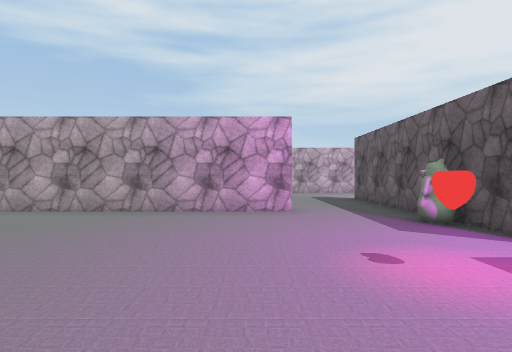
view 1 (above)

22 first-person views from a walk through a 3-D level made in the Unity game engine. The camera is 1.5 m above the floor, looks level and sees 75° across. The floor is counted in squares, 2 m on a side. Each view is taken from the middle of a square. On the plan, view 1 faces up. The plan holds only what a view shows up to about 11 squares ahead; the rest is blank. The player character is not drawn. Some surface patterns are stand-ins.

view 2
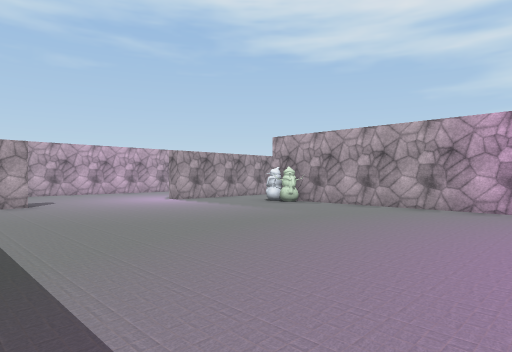

view 3
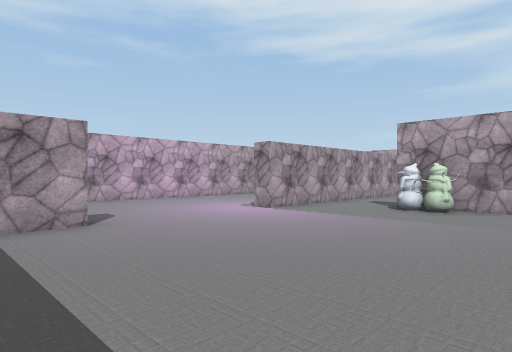

view 4
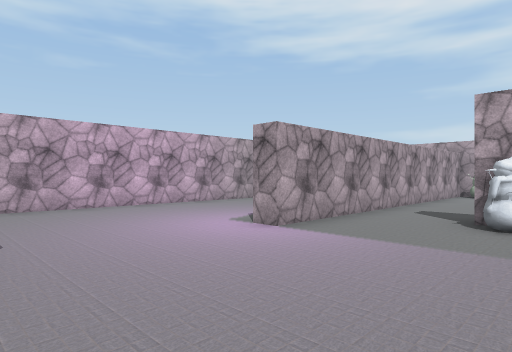

view 5
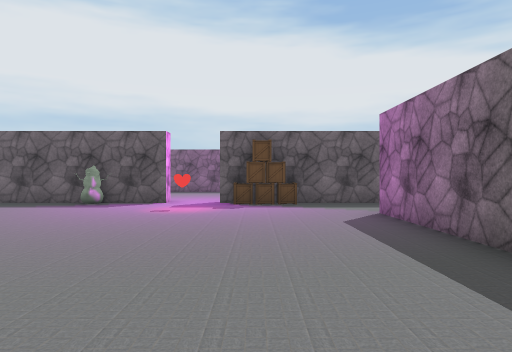

view 6
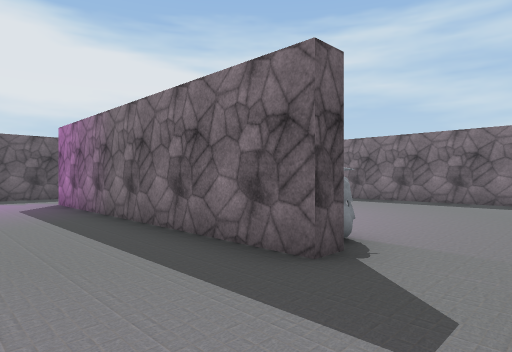

view 7
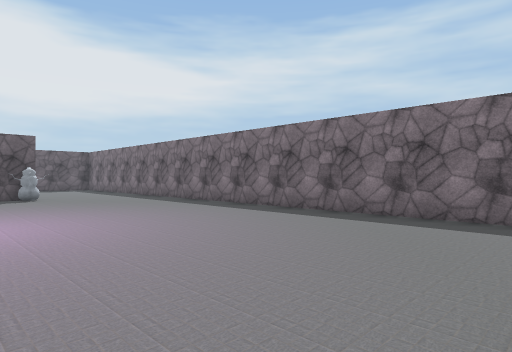

view 8
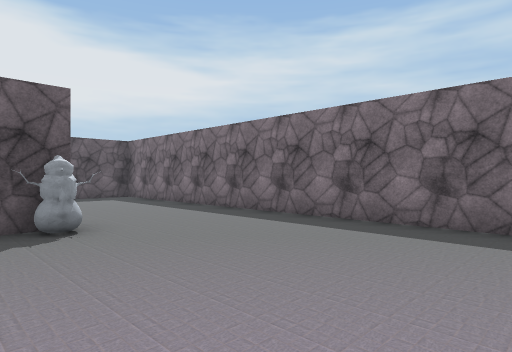

view 9
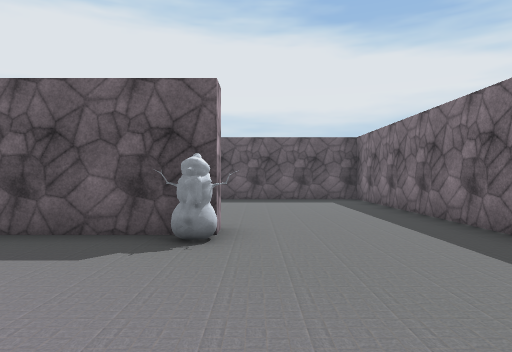

view 10
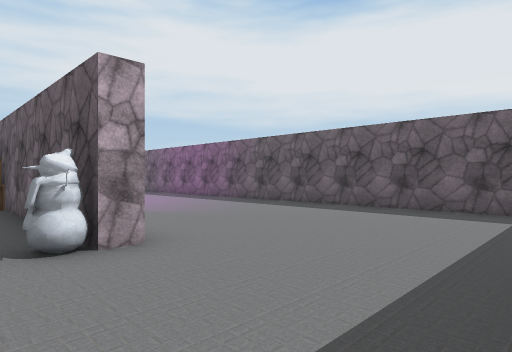

view 11
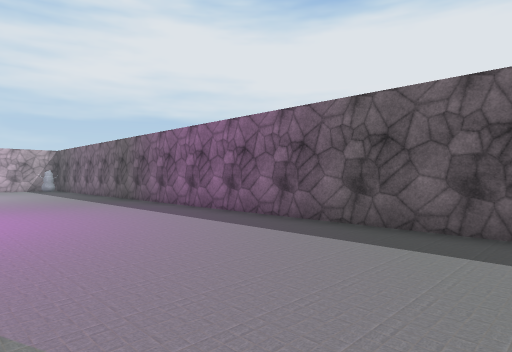

view 12
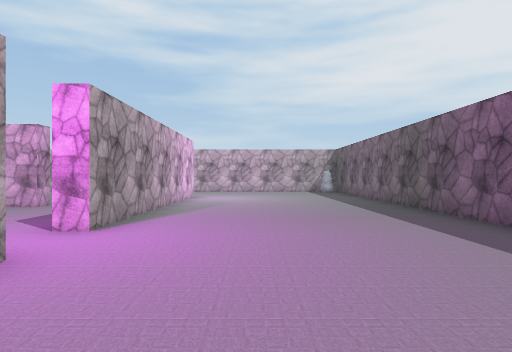

view 13
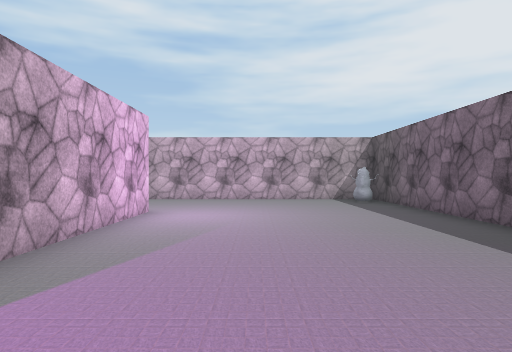

view 14
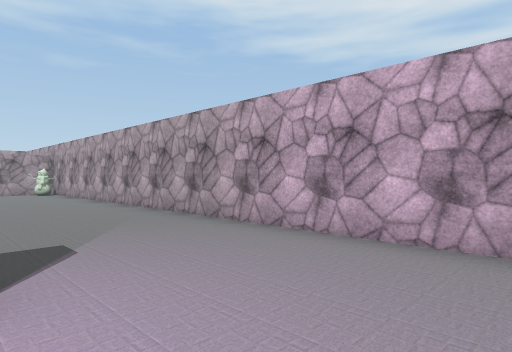

view 15
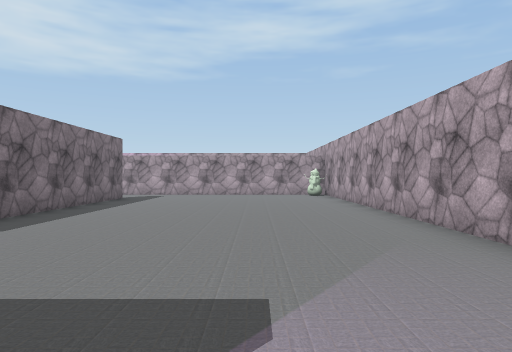

view 16
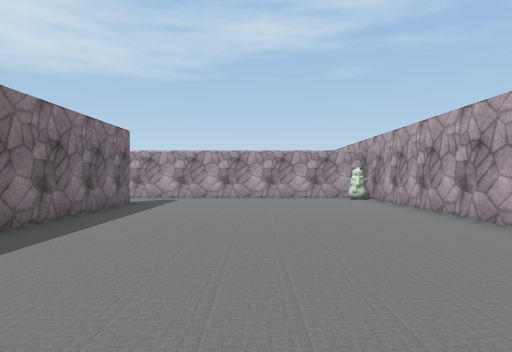

view 17
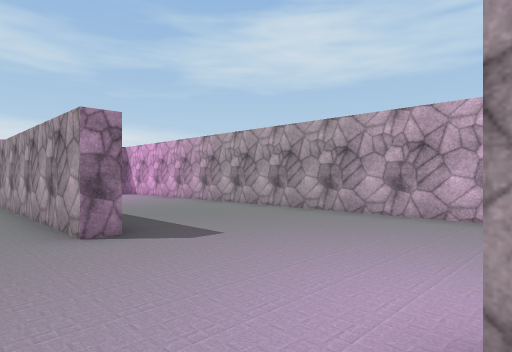

view 18
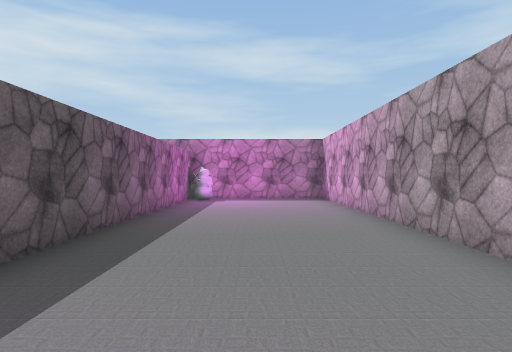

view 19
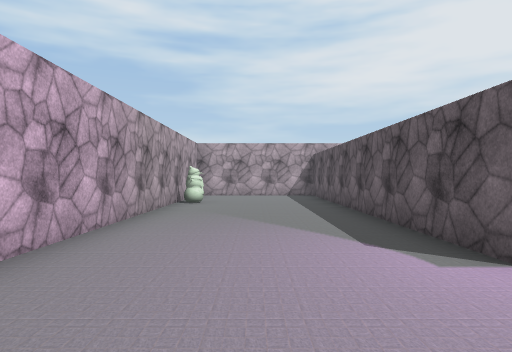

view 20
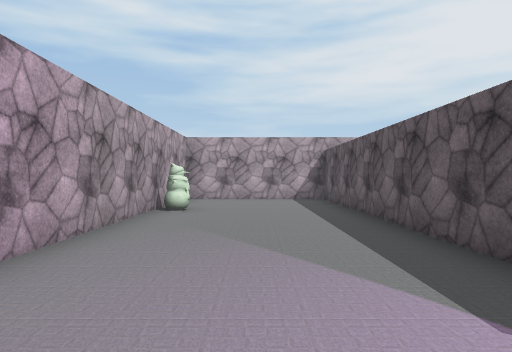

view 21
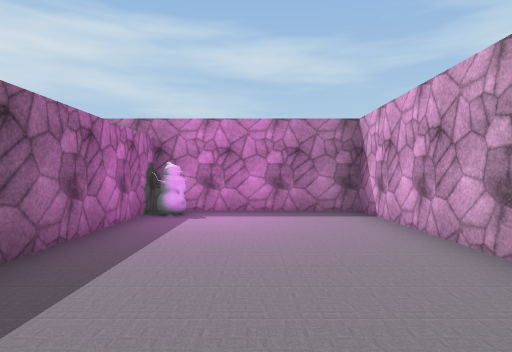

view 22
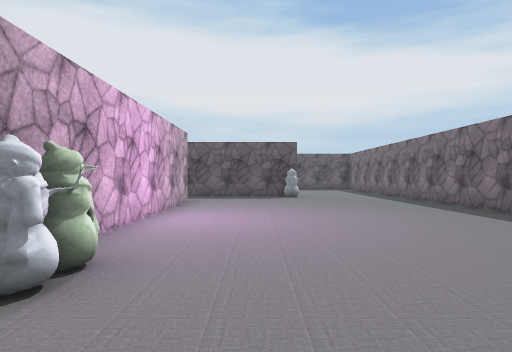

### Floor plan
Points are (right, up) in squares from view 1. A wall is a line through its corners. A room is listed if a view was taken in it or the views show most of it. See-through windows are left out.
Room 1 (views 1, 2, 3, 4, 5, 6, 7, 8, 9, 10, 11, 12, 13, 14, 15, 16, 17, 18, 19, 20, 21, 22)
walls: (0.8, -2) (-5.2, -2); (-5.6, -1.5) (0.8, -1.5); (0.8, 7.5) (0.8, 7) (-5.5, 7); (-5.4, 7.5) (-1.8, 7.5); (-9.9, 0.8) (-9.3, 0.8) (-9.3, -5); (3.3, -4.6) (3.3, -0.4); (3.8, 10.9) (3.8, 3.5) (3.3, 3.5) (3.3, 10.9); (-8.2, -9.3) (9.8, -9.3) (9.8, 14.8) (-9, 14.8); (-9.3, 13.2) (-9.3, 4.8) (-9.8, 4.8) (-9.8, 14.8) (-14.2, 14.8); (-14.2, 13) (-14.2, -9.3) (-9.8, -9.3) (-9.8, -0.8)
objects: other object (-14, 11); other object (-10, -8); other object (-9, 14); other object (-7, -2); other object (-7, 7); other object (-6, -2); other object (-6, 7); other object (2, 3); other object (3, -5); other object (3, 0); other object (3, 1); other object (3, 5); other object (9, 14)

Positions as (right, up) in squares from view 1, and headings:
1: (0, 0), facing up
2: (0, -1), facing up-left
3: (-4, -1), facing up-left
4: (-6, 1), facing up-left
5: (-6, 1), facing right
6: (-9, 1), facing down-right
7: (-9, -3), facing down-right
8: (-2, -4), facing down-right
9: (-1, -6), facing right
10: (2, -9), facing up-right
11: (5, -4), facing up-right
12: (6, -1), facing up
13: (6, 4), facing up
14: (6, 11), facing up-left
15: (4, 12), facing left
16: (2, 11), facing left
17: (-8, 5), facing down-left
18: (-12, 2), facing down
19: (-12, 2), facing up
20: (-12, 4), facing up
21: (-12, -2), facing down
22: (-9, -4), facing right
